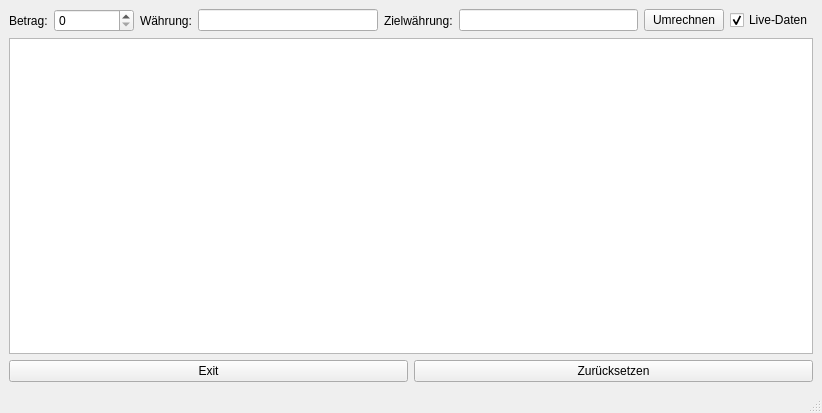
<?xml version="1.0" encoding="UTF-8"?>
<ui version="4.0">
 <class>MainWindow</class>
 <widget class="QMainWindow" name="MainWindow">
  <property name="geometry">
   <rect>
    <x>0</x>
    <y>0</y>
    <width>822</width>
    <height>413</height>
   </rect>
  </property>
  <property name="sizePolicy">
   <sizepolicy hsizetype="Fixed" vsizetype="Fixed">
    <horstretch>0</horstretch>
    <verstretch>0</verstretch>
   </sizepolicy>
  </property>
  <property name="windowTitle">
   <string>MainWindow</string>
  </property>
  <widget class="QWidget" name="centralwidget">
   <layout class="QVBoxLayout" name="verticalLayout">
    <item>
     <layout class="QVBoxLayout" name="v_main_layout">
      <item>
       <layout class="QHBoxLayout" name="h_head_layout">
        <item>
         <widget class="QLabel" name="betrag_label">
          <property name="text">
           <string>Betrag:</string>
          </property>
         </widget>
        </item>
        <item>
         <widget class="QSpinBox" name="betrag_box">
          <property name="sizePolicy">
           <sizepolicy hsizetype="Minimum" vsizetype="Fixed">
            <horstretch>0</horstretch>
            <verstretch>0</verstretch>
           </sizepolicy>
          </property>
          <property name="minimumSize">
           <size>
            <width>80</width>
            <height>0</height>
           </size>
          </property>
          <property name="maximum">
           <number>999999999</number>
          </property>
         </widget>
        </item>
        <item>
         <widget class="QLabel" name="waehrung_label">
          <property name="text">
           <string>Währung:</string>
          </property>
         </widget>
        </item>
        <item>
         <widget class="QLineEdit" name="waehrung_input_box"/>
        </item>
        <item>
         <widget class="QLabel" name="Zielwaehrung_label">
          <property name="text">
           <string>Zielwährung:</string>
          </property>
         </widget>
        </item>
        <item>
         <widget class="QLineEdit" name="Zielwaehrung_input_box"/>
        </item>
        <item>
         <widget class="QPushButton" name="umrechnen_button">
          <property name="text">
           <string>Umrechnen</string>
          </property>
         </widget>
        </item>
        <item>
         <widget class="QCheckBox" name="live_data_checkbox">
          <property name="text">
           <string>Live-Daten</string>
          </property>
          <property name="checkable">
           <bool>true</bool>
          </property>
          <property name="checked">
           <bool>true</bool>
          </property>
         </widget>
        </item>
       </layout>
      </item>
      <item>
       <widget class="QTextBrowser" name="output_textfield"/>
      </item>
      <item>
       <layout class="QHBoxLayout" name="h_footer_layout">
        <item>
         <widget class="QPushButton" name="exit_button">
          <property name="text">
           <string>Exit</string>
          </property>
         </widget>
        </item>
        <item>
         <widget class="QPushButton" name="reset_button">
          <property name="text">
           <string>Zurücksetzen</string>
          </property>
         </widget>
        </item>
       </layout>
      </item>
     </layout>
    </item>
   </layout>
  </widget>
  <widget class="QStatusBar" name="statusbar"/>
 </widget>
 <resources/>
 <connections>
  <connection>
   <sender>exit_button</sender>
   <signal>clicked()</signal>
   <receiver>MainWindow</receiver>
   <slot>close()</slot>
   <hints>
    <hint type="sourcelabel">
     <x>180</x>
     <y>293</y>
    </hint>
    <hint type="destinationlabel">
     <x>350</x>
     <y>167</y>
    </hint>
   </hints>
  </connection>
  <connection>
   <sender>reset_button</sender>
   <signal>clicked()</signal>
   <receiver>waehrung_input_box</receiver>
   <slot>clear()</slot>
   <hints>
    <hint type="sourcelabel">
     <x>520</x>
     <y>293</y>
    </hint>
    <hint type="destinationlabel">
     <x>237</x>
     <y>26</y>
    </hint>
   </hints>
  </connection>
  <connection>
   <sender>reset_button</sender>
   <signal>clicked()</signal>
   <receiver>Zielwaehrung_input_box</receiver>
   <slot>clear()</slot>
   <hints>
    <hint type="sourcelabel">
     <x>567</x>
     <y>362</y>
    </hint>
    <hint type="destinationlabel">
     <x>429</x>
     <y>26</y>
    </hint>
   </hints>
  </connection>
  <connection>
   <sender>reset_button</sender>
   <signal>clicked()</signal>
   <receiver>betrag_box</receiver>
   <slot>clear()</slot>
   <hints>
    <hint type="sourcelabel">
     <x>567</x>
     <y>362</y>
    </hint>
    <hint type="destinationlabel">
     <x>90</x>
     <y>28</y>
    </hint>
   </hints>
  </connection>
 </connections>
</ui>
